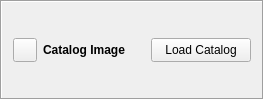
         <widget class="QFrame" name="HiddenImageFrame">
          <property name="frameShape">
           <enum>QFrame::Box</enum>
          </property>
          <property name="frameShadow">
           <enum>QFrame::Sunken</enum>
          </property>
          <layout class="QVBoxLayout" name="imageFrameLayoutV2">
           <property name="topMargin">
            <number>3</number>
           </property>
           <property name="bottomMargin">
            <number>3</number>
           </property>
           <item>
            <layout class="QHBoxLayout" name="imageFrameLayoutH2">
             <item>
              <widget class="QPushButton" name="showImageButton">
               <property name="sizePolicy">
                <sizepolicy hsizetype="Fixed" vsizetype="Fixed">
                 <horstretch>0</horstretch>
                 <verstretch>0</verstretch>
                </sizepolicy>
               </property>
               <property name="minimumSize">
                <size>
                 <width>24</width>
                 <height>24</height>
                </size>
               </property>
               <property name="maximumSize">
                <size>
                 <width>24</width>
                 <height>24</height>
                </size>
               </property>
               <property name="toolTip">
                <string>Maximize the image section</string>
               </property>
               <property name="text">
                <string/>
               </property>
               <property name="icon">
                <iconset theme="window-maximize">
                 <normaloff>.</normaloff>.</iconset>
               </property>
              </widget>
             </item>
             <item>
              <widget class="QLabel" name="ImageFrameLabel2">
               <property name="maximumSize">
                <size>
                 <width>1000000</width>
                 <height>32</height>
                </size>
               </property>
               <property name="font">
                <font>
                 <weight>75</weight>
                 <bold>true</bold>
                </font>
               </property>
               <property name="text">
                <string>Catalog Image</string>
               </property>
              </widget>
             </item>
             <item>
              <spacer name="imagetitlespacer2">
               <property name="orientation">
                <enum>Qt::Horizontal</enum>
               </property>
               <property name="sizeHint" stdset="0">
                <size>
                 <width>20</width>
                 <height>20</height>
                </size>
               </property>
              </spacer>
             </item>
             <item>
              <widget class="QPushButton" name="LoadCatalogButton2">
               <property name="sizePolicy">
                <sizepolicy hsizetype="Fixed" vsizetype="Fixed">
                 <horstretch>0</horstretch>
                 <verstretch>0</verstretch>
                </sizepolicy>
               </property>
               <property name="minimumSize">
                <size>
                 <width>100</width>
                 <height>24</height>
                </size>
               </property>
               <property name="toolTip">
                <string>Load a new catalog</string>
               </property>
               <property name="text">
                <string>Load Catalog</string>
               </property>
              </widget>
             </item>
            </layout>
           </item>
          </layout>
         </widget>
